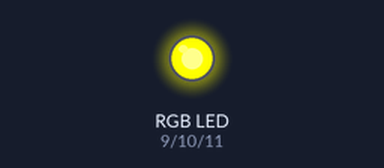
The sketch below on a simulated Arduino Uno, built with avr-gcc and run on an emulated ATmega328P. On the bench: an RGB LED mixed from three pins (HIGH = lit).

Above: at 0.05 s.
At 3.0 s:
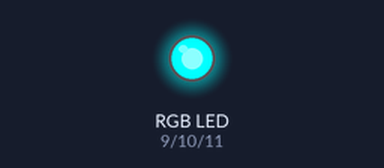
At 6.0 s:
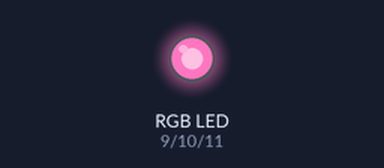
Timing chart, 0 to 7.8 s (numbered marks = the images above):
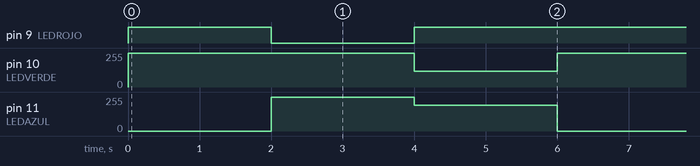

Measured:
- by itself, pin 9 (LEDROJO): repeats every 6.0 s: LOW 2.0 s, HIGH 4.0 s
- by itself, pin 10 (LEDVERDE): alternates 255/255 for 4.0 s and 118/255 for 2.0 s
- by itself, pin 11 (LEDAZUL): repeats every 6.0 s: 192/255 2.0 s, 0/255 2.0 s, 255/255 2.0 s

The sketch:

Led_RGB.ino
```cpp
int LEDROJO = 9;
int LEDVERDE = 10;
int LEDAZUL = 11;

void setup() {
  pinMode (LEDROJO, OUTPUT);
  pinMode (LEDVERDE, OUTPUT);
  pinMode (LEDAZUL, OUTPUT);
  // put your setup code here, to run once:

}

void loop() {
  analogWrite (LEDROJO, 255); // amarillo
  analogWrite (LEDVERDE, 255);
  analogWrite (LEDAZUL, 0);
  delay (2000);

  analogWrite (LEDROJO, 0); // celeste
  analogWrite (LEDVERDE, 255);
  analogWrite (LEDAZUL, 255);
  delay(2000);

  analogWrite (LEDROJO, 255); // rosa
  analogWrite (LEDVERDE, 118);
  analogWrite (LEDAZUL, 192);
  delay(2000);
  // put your main code here, to run repeatedly:

}
```
